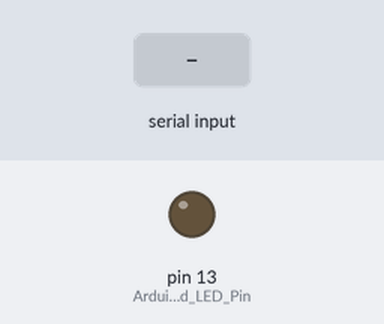
Simulated run of this sketch. Board: Arduino Uno, built with avr-gcc and run on an emulated ATmega328P. On the bench: output pins drawn as LEDs (lit = HIGH). Inputs (shaded band) come from the test bench.

Above: at 1.2 s.
1.3 s: "a" received over the second serial link
At 1.9 s:
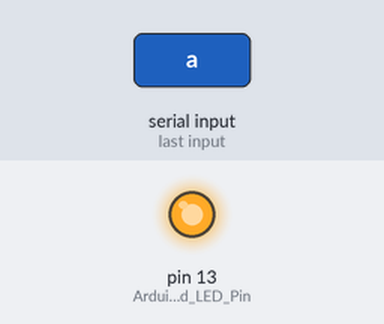
2.8 s: "b" received over the second serial link
At 4.3 s:
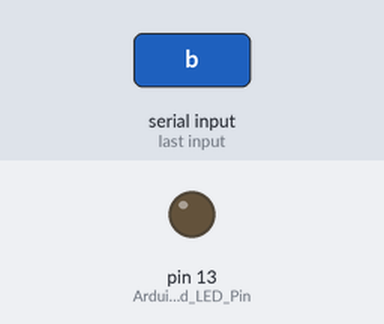
Timing chart, 0 to 5.8 s (numbered marks = the images above; inputs shaded):
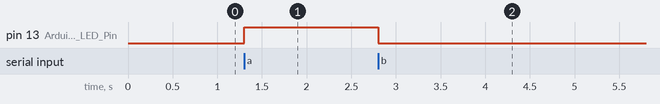

Measured:
- after the input at 1.3 s, pin 13 (Arduino_Board_LED_Pin): LOW → HIGH at once
- after the input at 2.8 s, pin 13 (Arduino_Board_LED_Pin): HIGH → LOW at once

The sketch:

bluetooth-control-light.ino
```cpp
// Bluetooth Tutorial By Robo India
// Bluetooth module used - HC-06

#include <SoftwareSerial.h>
SoftwareSerial BlueTooth(5, 6); // (TXD, RXD) of HC-06

char BT_input; // to store input character received via BT.

void setup()
{
  pinMode(13, OUTPUT);     // Arduino Board LED Pin
  BlueTooth.begin(9600);
}

void loop()
{
  if (BlueTooth.available())

  {
    BT_input=(BlueTooth.read());
    if (BT_input=='a')
    {
      digitalWrite(13, HIGH);
      BlueTooth.println("Now LED is ON");
    }
    else if (BT_input=='b')
    {
      digitalWrite(13, LOW);
      BlueTooth.println("Now LED is OFF");
    }
   else if (BT_input=='?')
    {
      BlueTooth.println("Send 'a' to turn LED ON");
      BlueTooth.println("Send 'b' to turn LED OFF");
    }
   // You may add other if else condition here.
  }
}
```
